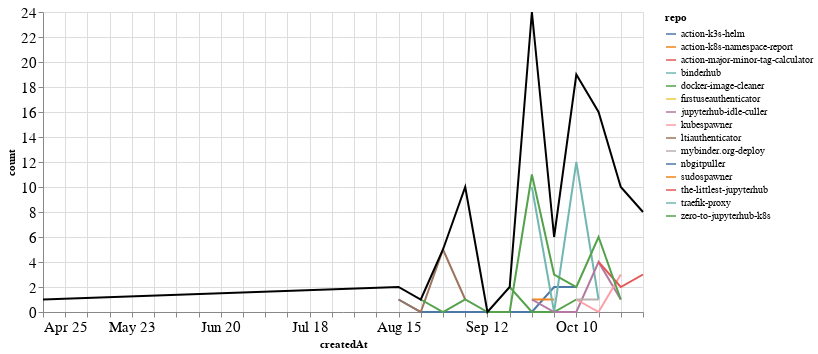

The notebook cell this image was saved under:
### Markdown cell above
### PRs

### Code cell
prs_time = prs.groupby('repo').resample('W', on='createdAt').count()['author'].reset_index()
prs_time = prs_time.rename(columns={'author': 'count'})
prs_time_total = prs_time.groupby('createdAt').agg({"count": "sum"}).reset_index()

ch1 = alt.Chart(prs_time, width=600).mark_line().encode(
    x='createdAt',
    y='count',
    color='repo',
    tooltip="repo"
)

ch2 = alt.Chart(prs_time_total, width=600).mark_line(color="black").encode(
    x='createdAt',
    y='count',
)

ch1 + ch2

### Figure 1 — Vega-Lite specification as saved in the notebook (floating-point values rounded to 4 significant figures)
{"config": {"axisLeft": {"labelFontSize": 15}, "axisBottom": {"labelFontSize": 15}}, "layer": [{"data": {"name": "data-6fa3e2d32a6d5a4b64d877d69a81a4d9"}, "mark": "line", "encoding": {"color": {"type": "nominal", "field": "repo"}, "tooltip": {"type": "nominal", "field": "repo"}, "x": {"type": "temporal", "field": "createdAt"}, "y": {"type": "quantitative", "field": "count"}}, "width": 600}, {"data": {"name": "data-33d9f2489023028b00117062ddd386bd"}, "mark": {"type": "line", "color": "black"}, "encoding": {"x": {"type": "temporal", "field": "createdAt"}, "y": {"type": "quantitative", "field": "count"}}, "width": 600}], "$schema": "https://vega.github.io/schema/vega-lite/v4.8.1.json", "datasets": {"data-6fa3e2d32a6d5a4b64d877d69a81a4d9": [{"repo": "action-k3s-helm", "createdAt": "2021-08-15T00:00:00", "count": 1}, {"repo": "action-k3s-helm", "createdAt": "2021-08-22T00:00:00", "count": 0}, {"repo": "action-k3s-helm", "createdAt": "2021-08-29T00:00:00", "count": 0}, {"repo": "action-k3s-helm", "createdAt": "2021-09-05T00:00:00", "count": 0}, {"repo": "action-k3s-helm", "createdAt": "2021-09-12T00:00:00", "count": 0}, {"repo": "action-k3s-helm", "createdAt": "2021-09-19T00:00:00", "count": 0}, {"repo": "action-k3s-helm", "createdAt": "2021-09-26T00:00:00", "count": 0}, {"repo": "action-k3s-helm", "createdAt": "2021-10-03T00:00:00", "count": 2}, {"repo": "action-k3s-helm", "createdAt": "2021-10-10T00:00:00", "count": 2}, {"repo": "action-k8s-namespace-report", "createdAt": "2021-09-26T00:00:00", "count": 1}, {"repo": "action-k8s-namespace-report", "createdAt": "2021-10-03T00:00:00", "count": 1}, {"repo": "action-major-minor-tag-calculator", "createdAt": "2021-09-26T00:00:00", "count": 1}, {"repo": "binderhub", "createdAt": "2021-09-26T00:00:00", "count": 10}, {"repo": "binderhub", "createdAt": "2021-10-03T00:00:00", "count": 0}, {"repo": "binderhub", "createdAt": "2021-10-10T00:00:00", "count": 12}, {"repo": "binderhub", "createdAt": "2021-10-17T00:00:00", "count": 1}, {"repo": "docker-image-cleaner", "createdAt": "2021-09-19T00:00:00", "count": 2}, {"repo": "docker-image-cleaner", "createdAt": "2021-09-26T00:00:00", "count": 0}, {"repo": "docker-image-cleaner", "createdAt": "2021-10-03T00:00:00", "count": 0}, {"repo": "docker-image-cleaner", "createdAt": "2021-10-10T00:00:00", "count": 1}, {"repo": "firstuseauthenticator", "createdAt": "2021-10-31T00:00:00", "count": 5}, {"repo": "jupyterhub-idle-culler", "createdAt": "2021-09-26T00:00:00", "count": 1}, {"repo": "jupyterhub-idle-culler", "createdAt": "2021-10-03T00:00:00", "count": 0}, {"repo": "jupyterhub-idle-culler", "createdAt": "2021-10-10T00:00:00", "count": 0}, {"repo": "jupyterhub-idle-culler", "createdAt": "2021-10-17T00:00:00", "count": 4}, {"repo": "jupyterhub-idle-culler", "createdAt": "2021-10-24T00:00:00", "count": 1}, {"repo": "kubespawner", "createdAt": "2021-10-10T00:00:00", "count": 1}, {"repo": "kubespawner", "createdAt": "2021-10-17T00:00:00", "count": 0}, {"repo": "kubespawner", "createdAt": "2021-10-24T00:00:00", "count": 3}, {"repo": "ltiauthenticator", "createdAt": "2021-08-15T00:00:00", "count": 1}, {"repo": "ltiauthenticator", "createdAt": "2021-08-22T00:00:00", "count": 0}, {"repo": "ltiauthenticator", "createdAt": "2021-08-29T00:00:00", "count": 5}, {"repo": "ltiauthenticator", "createdAt": "2021-09-05T00:00:00", "count": 1}, {"repo": "mybinder.org-deploy", "createdAt": "2021-10-10T00:00:00", "count": 1}, {"repo": "mybinder.org-deploy", "createdAt": "2021-10-17T00:00:00", "count": 1}, {"repo": "nbgitpuller", "createdAt": "2021-09-05T00:00:00", "count": 8}, {"repo": "sudospawner", "createdAt": "2021-04-25T00:00:00", "count": 1}, {"repo": "the-littlest-jupyterhub", "createdAt": "2021-10-17T00:00:00", "count": 4}, {"repo": "the-littlest-jupyterhub", "createdAt": "2021-10-24T00:00:00", "count": 2}, {"repo": "the-littlest-jupyterhub", "createdAt": "2021-10-31T00:00:00", "count": 3}, {"repo": "traefik-proxy", "createdAt": "2021-10-24T00:00:00", "count": 3}, {"repo": "zero-to-jupyterhub-k8s", "createdAt": "2021-08-22T00:00:00", "count": 1}, {"repo": "zero-to-jupyterhub-k8s", "createdAt": "2021-08-29T00:00:00", "count": 0}, {"repo": "zero-to-jupyterhub-k8s", "createdAt": "2021-09-05T00:00:00", "count": 1}, {"repo": "zero-to-jupyterhub-k8s", "createdAt": "2021-09-12T00:00:00", "count": 0}, {"repo": "zero-to-jupyterhub-k8s", "createdAt": "2021-09-19T00:00:00", "count": 0}, {"repo": "zero-to-jupyterhub-k8s", "createdAt": "2021-09-26T00:00:00", "count": 11}, {"repo": "zero-to-jupyterhub-k8s", "createdAt": "2021-10-03T00:00:00", "count": 3}, {"repo": "zero-to-jupyterhub-k8s", "createdAt": "2021-10-10T00:00:00", "count": 2}, {"repo": "zero-to-jupyterhub-k8s", "createdAt": "2021-10-17T00:00:00", "count": 6}, {"repo": "zero-to-jupyterhub-k8s", "createdAt": "2021-10-24T00:00:00", "count": 1}], "data-33d9f2489023028b00117062ddd386bd": [{"createdAt": "2021-04-25T00:00:00", "count": 1}, {"createdAt": "2021-08-15T00:00:00", "count": 2}, {"createdAt": "2021-08-22T00:00:00", "count": 1}, {"createdAt": "2021-08-29T00:00:00", "count": 5}, {"createdAt": "2021-09-05T00:00:00", "count": 10}, {"createdAt": "2021-09-12T00:00:00", "count": 0}, {"createdAt": "2021-09-19T00:00:00", "count": 2}, {"createdAt": "2021-09-26T00:00:00", "count": 24}, {"createdAt": "2021-10-03T00:00:00", "count": 6}, {"createdAt": "2021-10-10T00:00:00", "count": 19}, {"createdAt": "2021-10-17T00:00:00", "count": 16}, {"createdAt": "2021-10-24T00:00:00", "count": 10}, {"createdAt": "2021-10-31T00:00:00", "count": 8}]}}
